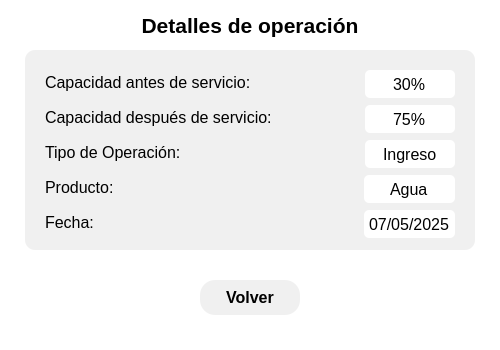
<?xml version="1.0" encoding="UTF-8"?>
<ui version="4.0">
 <class>DetallesOperacionWindow</class>
 <widget class="QMainWindow" name="DetallesOperacionWindow">
  <property name="geometry">
   <rect>
    <x>0</x>
    <y>0</y>
    <width>500</width>
    <height>350</height>
   </rect>
  </property>
  <property name="windowTitle">
   <string>Detalles de operación</string>
  </property>
  <property name="styleSheet">
   <string notr="true">background-color: white;</string>
  </property>
  <widget class="QWidget" name="centralwidget">
   <widget class="QLabel" name="labelTitulo">
    <property name="geometry">
     <rect>
      <x>20</x>
      <y>10</y>
      <width>460</width>
      <height>30</height>
     </rect>
    </property>
    <property name="font">
     <font>
      <pointsize>16</pointsize>
      <weight>75</weight>
      <bold>true</bold>
     </font>
    </property>
    <property name="text">
     <string>Detalles de operación</string>
    </property>
    <property name="alignment">
     <set>Qt::AlignCenter</set>
    </property>
   </widget>
   <widget class="QFrame" name="frameDetalles">
    <property name="geometry">
     <rect>
      <x>25</x>
      <y>50</y>
      <width>450</width>
      <height>200</height>
     </rect>
    </property>
    <property name="styleSheet">
     <string notr="true">QFrame {
    background-color: #f0f0f0;
    border-radius: 10px;
}</string>
    </property>
    <property name="frameShape">
     <enum>QFrame::StyledPanel</enum>
    </property>
    <property name="frameShadow">
     <enum>QFrame::Plain</enum>
    </property>
    <widget class="QLabel" name="labelCapacidadAntes">
     <property name="geometry">
      <rect>
       <x>20</x>
       <y>20</y>
       <width>300</width>
       <height>25</height>
      </rect>
     </property>
     <property name="font">
      <font>
       <pointsize>12</pointsize>
       <weight>50</weight>
       <bold>false</bold>
      </font>
     </property>
     <property name="styleSheet">
      <string notr="true">background-color: transparent;</string>
     </property>
     <property name="text">
      <string>Capacidad antes de servicio:</string>
     </property>
    </widget>
    <widget class="QLineEdit" name="lineEditCapacidadAntes">
     <property name="geometry">
      <rect>
       <x>340</x>
       <y>20</y>
       <width>90</width>
       <height>28</height>
      </rect>
     </property>
     <property name="font">
      <font>
       <pointsize>12</pointsize>
       <weight>50</weight>
       <bold>false</bold>
      </font>
     </property>
     <property name="styleSheet">
      <string notr="true">background-color: white;
border-radius: 5px;
padding: 3px;</string>
     </property>
     <property name="text">
      <string>30%</string>
     </property>
     <property name="alignment">
      <set>Qt::AlignCenter</set>
     </property>
     <property name="readOnly">
      <bool>true</bool>
     </property>
    </widget>
    <widget class="QLabel" name="labelCapacidadDespues">
     <property name="geometry">
      <rect>
       <x>20</x>
       <y>55</y>
       <width>300</width>
       <height>25</height>
      </rect>
     </property>
     <property name="font">
      <font>
       <pointsize>12</pointsize>
       <weight>50</weight>
       <bold>false</bold>
      </font>
     </property>
     <property name="styleSheet">
      <string notr="true">background-color: transparent;</string>
     </property>
     <property name="text">
      <string>Capacidad después de servicio:</string>
     </property>
    </widget>
    <widget class="QLineEdit" name="lineEditCapacidadDespues">
     <property name="geometry">
      <rect>
       <x>340</x>
       <y>55</y>
       <width>90</width>
       <height>28</height>
      </rect>
     </property>
     <property name="font">
      <font>
       <pointsize>12</pointsize>
       <weight>50</weight>
       <bold>false</bold>
      </font>
     </property>
     <property name="styleSheet">
      <string notr="true">background-color: white;
border-radius: 5px;
padding: 3px;</string>
     </property>
     <property name="text">
      <string>75%</string>
     </property>
     <property name="alignment">
      <set>Qt::AlignCenter</set>
     </property>
     <property name="readOnly">
      <bool>true</bool>
     </property>
    </widget>
    <widget class="QLabel" name="labelTipoOperacion">
     <property name="geometry">
      <rect>
       <x>20</x>
       <y>90</y>
       <width>300</width>
       <height>25</height>
      </rect>
     </property>
     <property name="font">
      <font>
       <pointsize>12</pointsize>
       <weight>50</weight>
       <bold>false</bold>
      </font>
     </property>
     <property name="styleSheet">
      <string notr="true">background-color: transparent;</string>
     </property>
     <property name="text">
      <string>Tipo de Operación:</string>
     </property>
    </widget>
    <widget class="QLineEdit" name="lineEditTipoOperacion">
     <property name="geometry">
      <rect>
       <x>340</x>
       <y>90</y>
       <width>90</width>
       <height>28</height>
      </rect>
     </property>
     <property name="font">
      <font>
       <pointsize>12</pointsize>
       <weight>50</weight>
       <bold>false</bold>
      </font>
     </property>
     <property name="styleSheet">
      <string notr="true">background-color: white;
border-radius: 5px;
padding: 3px;</string>
     </property>
     <property name="text">
      <string>Ingreso</string>
     </property>
     <property name="alignment">
      <set>Qt::AlignCenter</set>
     </property>
     <property name="readOnly">
      <bool>true</bool>
     </property>
    </widget>
    <widget class="QLabel" name="labelProducto">
     <property name="geometry">
      <rect>
       <x>20</x>
       <y>125</y>
       <width>300</width>
       <height>25</height>
      </rect>
     </property>
     <property name="font">
      <font>
       <pointsize>12</pointsize>
       <weight>50</weight>
       <bold>false</bold>
      </font>
     </property>
     <property name="styleSheet">
      <string notr="true">background-color: transparent;</string>
     </property>
     <property name="text">
      <string>Producto:</string>
     </property>
    </widget>
    <widget class="QLineEdit" name="lineEditProducto">
     <property name="geometry">
      <rect>
       <x>339</x>
       <y>125</y>
       <width>91</width>
       <height>28</height>
      </rect>
     </property>
     <property name="font">
      <font>
       <pointsize>12</pointsize>
       <weight>50</weight>
       <bold>false</bold>
      </font>
     </property>
     <property name="styleSheet">
      <string notr="true">background-color: white;
border-radius: 5px;
padding: 3px;</string>
     </property>
     <property name="text">
      <string>Agua</string>
     </property>
     <property name="alignment">
      <set>Qt::AlignCenter</set>
     </property>
     <property name="readOnly">
      <bool>true</bool>
     </property>
    </widget>
    <widget class="QLabel" name="labelFecha">
     <property name="geometry">
      <rect>
       <x>20</x>
       <y>160</y>
       <width>300</width>
       <height>25</height>
      </rect>
     </property>
     <property name="font">
      <font>
       <pointsize>12</pointsize>
       <weight>50</weight>
       <bold>false</bold>
      </font>
     </property>
     <property name="styleSheet">
      <string notr="true">background-color: transparent;</string>
     </property>
     <property name="text">
      <string>Fecha:</string>
     </property>
    </widget>
    <widget class="QLineEdit" name="lineEditFecha">
     <property name="geometry">
      <rect>
       <x>339</x>
       <y>160</y>
       <width>91</width>
       <height>28</height>
      </rect>
     </property>
     <property name="font">
      <font>
       <pointsize>12</pointsize>
       <weight>50</weight>
       <bold>false</bold>
      </font>
     </property>
     <property name="styleSheet">
      <string notr="true">background-color: white;
border-radius: 5px;
padding: 3px;</string>
     </property>
     <property name="text">
      <string>07/05/2025</string>
     </property>
     <property name="alignment">
      <set>Qt::AlignCenter</set>
     </property>
     <property name="readOnly">
      <bool>true</bool>
     </property>
    </widget>
   </widget>
   <widget class="QPushButton" name="btnVolver">
    <property name="geometry">
     <rect>
      <x>200</x>
      <y>280</y>
      <width>100</width>
      <height>35</height>
     </rect>
    </property>
    <property name="font">
     <font>
      <pointsize>12</pointsize>
      <weight>75</weight>
      <bold>true</bold>
     </font>
    </property>
    <property name="styleSheet">
     <string notr="true">QPushButton {
    background-color: #f0f0f0;
    border-radius: 15px;
    padding: 5px;
}
QPushButton:hover {
    background-color: #e0e0e0;
}</string>
    </property>
    <property name="text">
     <string>Volver</string>
    </property>
   </widget>
  </widget>
 </widget>
 <resources/>
 <connections/>
</ui>
